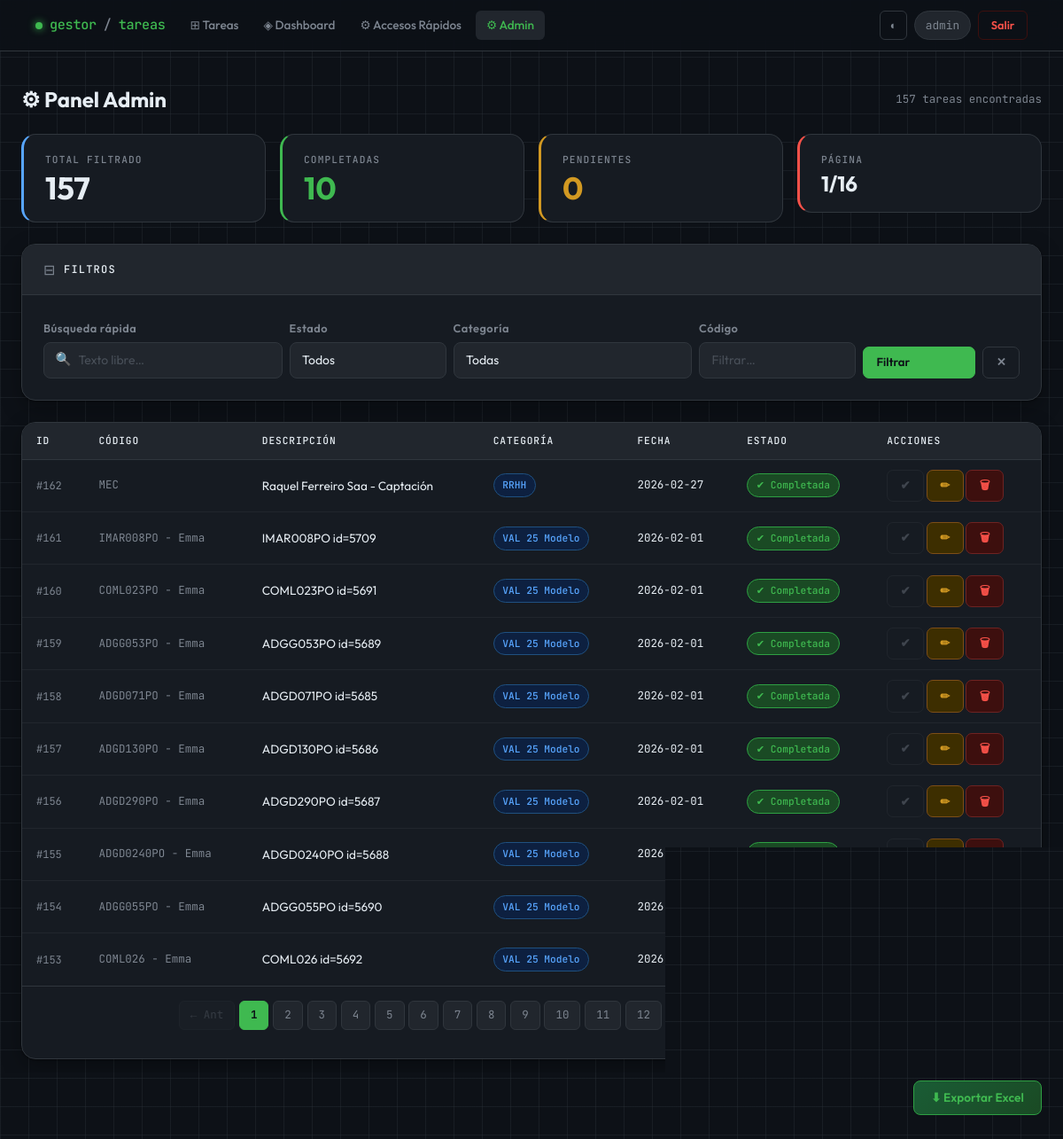
Page /admin (signed in) on the committed database.
### tables this page shows
CREATE TABLE tareas (
            id INTEGER PRIMARY KEY AUTOINCREMENT,
            descripcion TEXT NOT NULL,
            categoria TEXT,
            fecha TEXT,
            completada INTEGER DEFAULT 0,
            codigo TEXT,
            usuario_id INTEGER,
            FOREIGN KEY (usuario_id) REFERENCES usuarios(id)
        );

### app_web.py (the view)
@app.route("/admin")
@login_required
def admin():
    if session.get("es_admin") != 1:
        return redirect("/")
    filtro_cat = request.args.get("categoria", "").strip()
    filtro_est = request.args.get("estado", "").strip()
    page = request.args.get("page", 1, type=int)
    if page < 1:
        page = 1
    per_page = 10
    filtros = []
    params = []
    if filtro_cat:
        filtros.append("LOWER(TRIM(categoria)) = LOWER(TRIM(?))")
        params.append(filtro_cat)
    if filtro_est == "Completada":
        filtros.append("completada = 1")
    elif filtro_est == "Pendiente":
        filtros.append("completada = 0")
    where_clause = ""
    if filtros:
        where_clause = "WHERE " + " AND ".join(filtros)
    with get_connection() as conn:
        conn.row_factory = sqlite3.Row
        cursor = conn.cursor()
        cursor.execute(
            f"SELECT COUNT(*) FROM tareas {where_clause}",
            params
        )
        total_filtrado = cursor.fetchone()[0]
        total_pages = max((total_filtrado + per_page - 1) // per_page, 1)
        if page > total_pages:
            page = total_pages
        offset = (page - 1) * per_page
        cursor.execute(
            f"""
            SELECT id, descripcion, categoria, fecha,
                   completada, codigo, usuario_id
            FROM tareas
            {where_clause}
            ORDER BY id DESC
            LIMIT ? OFFSET ?
            """,
            params + [per_page, offset]
        )
        tareas = cursor.fetchall()
        cursor.execute("""
            SELECT DISTINCT categoria
            FROM tareas
            WHERE categoria IS NOT NULL AND categoria != ''
            ORDER BY categoria
        """)
        categorias_lista = [row[0] for row in cursor.fetchall()]
    return render_template(
        "admin.html",
        tareas=tareas,
        page=page,
        total_pages=total_pages,
        total=total_filtrado,
        categorias=categorias_lista,
        filtro_cat=filtro_cat,
        filtro_est=filtro_est
    )

### app_web.py (called while the page is built)
def get_connection():
    conn = sqlite3.connect(DB_NAME)
    conn.row_factory = sqlite3.Row
    return conn

def login_required(f):
    @wraps(f)
    def decorated_function(*args, **kwargs):
        if "user_id" not in session:
            return redirect(url_for("login"))
        return f(*args, **kwargs)
    return decorated_function

### templates/admin.html (shortened to what this page needs)
{% extends "base.html" %}
{% block content %}
<div class="d-flex align-items-center justify-content-between mb-4 flex-wrap gap-2">
  <h4 style="font-weight:700; margin:0;">⚙ Panel Admin</h4>
  <span style="font-family:var(--mono); font-size:.78rem; color:var(--text-muted);">
    {{ total }} tarea{{ 's' if total != 1 else '' }} encontrada{{ 's' if total != 1 else '' }}
  </span>
</div>
<div class="row g-3 mb-4">
  <div class="col-6 col-md-3">
    <div class="stat-card blue">
      <div class="stat-label">Total filtrado</div>
      <div class="stat-value">{{ total }}</div>
    </div>
  </div>
  <div class="col-6 col-md-3">
    <div class="stat-card green">
      <div class="stat-label">Completadas</div>
      <div class="stat-value" style="color:var(--accent);">
        {{ tareas | selectattr(4, 'equalto', 1) | list | length if tareas else 0 }}
      </div>
    </div>
  </div>
  <div class="col-6 col-md-3">
    <div class="stat-card amber">
      <div class="stat-label">Pendientes</div>
      <div class="stat-value" style="color:var(--amber);">
        {{ tareas | selectattr(4, 'equalto', 0) | list | length if tareas else 0 }}
      </div>
    </div>
  </div>
  <div class="col-6 col-md-3">
    <div class="stat-card red">
      <div class="stat-label">Página</div>
      <div class="stat-value" style="font-size:1.5rem;">{{ page }}/{{ total_pages }}</div>
    </div>
  </div>
</div>
<div class="gcard mb-4">
  <div class="gcard-header">
    <span style="color:var(--text-muted)">⊟</span>
    <span class="gcard-title">Filtros</span>
  </div>
  <div class="gcard-body">
    <div class="row g-2 align-items-end">
      <div class="col-sm-6 col-md-3">
        <label class="form-label">Búsqueda rápida</label>
        <div class="search-wrap">
          <span class="search-icon">🔍</span>
          <input type="text" id="buscador" class="form-control" placeholder="Texto libre…">
        </div>
      </div>
      <div class="col-sm-6 col-md-2">
        <label class="form-label">Estado</label>
        <select id="sel-estado" class="form-select">
          <option value="">Todos</option>
        </select>
      </div>
      <div class="col-sm-6 col-md-3">
        <label class="form-label">Categoría</label>
        <select id="sel-cat" class="form-select">
          <option value="">Todas</option>
        </select>
      </div>
      <div class="col-sm-6 col-md-2">
        <label class="form-label">Código</label>
        <input type="text" id="fil-codigo" class="form-control" placeholder="Filtrar…">
      </div>
      <div class="col-md-2 d-flex gap-2">
        <button onclick="applyServerFilters()" class="btn btn-g-primary flex-fill">Filtrar</button>
        <a href="/admin" class="btn btn-g-ghost">✕</a>
      </div>
    </div>
  </div>
</div>
<div class="gcard">
  <div class="gcard-body p-0">
    <div class="table-responsive">
      <table class="gtable">
        <thead>
          <tr>
            <th>ID</th>
            <th>Código</th>
            <th>Descripción</th>
            <th>Categoría</th>
            <th>Fecha</th>
            <th>Estado</th>
            <th>Acciones</th>
          </tr>
        </thead>
        <tbody>
          {% for t in tareas %}
          <tr class="{{ 'row-done' if t[4]==1 else '' }}"
              data-search="{{ t[0] }} {{ (t[5] or '') }} {{ t[1] }} {{ (t[2] or '') }}"
              data-codigo="{{ (t[5] or '') | lower }}">
            <td data-label="ID" style="font-family:var(--mono); font-size:.75rem; color:var(--text-muted);">
              #{{ t[0] }}
            </td>
            <td data-label="Código" style="font-family:var(--mono); font-size:.78rem; color:var(--text-muted);">
              {{ t[5] if t[5] else '—' }}
            </td>
            <td data-label="Descripción">{{ t[1] }}</td>
            <td data-label="Categoría">
              <span class="badge-g badge-cat">{{ t[2] if t[2] else 'General' }}</span>
            </td>
            <td data-label="Fecha" style="font-family:var(--mono); font-size:.78rem; white-space:nowrap;">
              {{ t[3] if t[3] else '—' }}
            </td>
            <td data-label="Estado">
              {% if t[4]==1 %}
                <span class="badge-g badge-done">✔ Completada</span>
              {% else %}
                <span class="badge-g badge-pending">● Pendiente</span>
              {% endif %}
            </td>
            <td data-label="Acciones" style="white-space:nowrap;">
              {% if t[4]==0 %}
                <a href="/completar/{{ t[0] }}" class="btn btn-g-success btn-sm">✔</a>
              {% else %}
                <span class="btn btn-g-ghost btn-sm" style="cursor:default; opacity:.4;">✔</span>
              {% endif %}
              <a href="/editar/{{ t[0] }}" class="btn btn-g-warning btn-sm">✏</a>
              <a href="/eliminar/{{ t[0] }}" class="btn btn-g-danger btn-sm"
                 onclick="return confirm('¿Eliminar esta tarea?')">🗑</a>
            </td>
          </tr>
          {% endfor %}
        </tbody>
      </table>
    </div>
    {% if total_pages > 1 %}
    <div class="py-3 px-3 border-top" style="border-color:var(--border)!important;">
      <ul class="gpagination">
        <li class="{{ 'disabled' if page<=1 else '' }}">
          <a class="gpage-link" href="?page={{ page-1 }}&categoria={{ filtro_cat }}&estado={{ filtro_est }}">← Ant</a>
        </li>
        {% for p in range(1, total_pages+1) %}
        <li class="{{ 'active' if p==page else '' }}">
          <a class="gpage-link" href="?page={{ p }}&categoria={{ filtro_cat }}&estado={{ filtro_est }}">{{ p }}</a>
        </li>
        {% endfor %}
        <li class="{{ 'disabled' if page>=total_pages else '' }}">
          <a class="gpage-link" href="?page={{ page+1 }}&categoria={{ filtro_cat }}&estado={{ filtro_est }}">Sig →</a>
        </li>
      </ul>
    </div>
    {% endif %}
  </div>
</div>
{% endblock %}

### rows in the picture
tareas: id "162", codigo "MEC", descripcion "Raquel Ferreiro Saa - Captación", categoria "RRHH", fecha "2026-02-27", completada "✔ Completada"
tareas: id "161", codigo "IMAR008PO - Emma", descripcion "IMAR008PO id=5709", categoria "VAL 25 Modelo", fecha "2026-02-01", completada "✔ Completada"
tareas: id "160", codigo "COML023PO - Emma", descripcion "COML023PO id=5691", categoria "VAL 25 Modelo", fecha "2026-02-01", completada "✔ Completada"
tareas: id "159", codigo "ADGG053PO - Emma", descripcion "ADGG053PO id=5689", categoria "VAL 25 Modelo", fecha "2026-02-01", completada "✔ Completada"
tareas: id "158", codigo "ADGD071PO - Emma", descripcion "ADGD071PO id=5685", categoria "VAL 25 Modelo", fecha "2026-02-01", completada "✔ Completada"
tareas: id "157", codigo "ADGD130PO - Emma", descripcion "ADGD130PO id=5686", categoria "VAL 25 Modelo", fecha "2026-02-01", completada "✔ Completada"
tareas: id "156", codigo "ADGD290PO - Emma", descripcion "ADGD290PO id=5687", categoria "VAL 25 Modelo", fecha "2026-02-01", completada "✔ Completada"
tareas: id "155", codigo "ADGD0240PO - Emma", descripcion "ADGD0240PO id=5688", categoria "VAL 25 Modelo", fecha "2026-02-01", completada "✔ Completada"
tareas: id "154", codigo "ADGG055PO - Emma", descripcion "ADGG055PO id=5690", categoria "VAL 25 Modelo", fecha "2026-02-01", completada "✔ Completada"
tareas: id "153", codigo "COML026 - Emma", descripcion "COML026 id=5692", categoria "VAL 25 Modelo", fecha "2026-02-01", completada "✔ Completada"

### other values in the picture
{{ session.get('user', '') }} "admin"
{{ total }} "157"
{{ 's' if total != 1 else '' }} "s"
{{ tareas | selectattr(4, 'equalto', 1) | list | length if tareas else 0 }} "10"
{{ tareas | selectattr(4, 'equalto', 0) | list | length if tareas else 0 }} "0"
{{ page }} "1"
{{ total_pages }} "16"
{{ p }} "1" "2" "3" "4" "5" "6" "7" "8" "9" "10" "11" "12" "13" "15"
